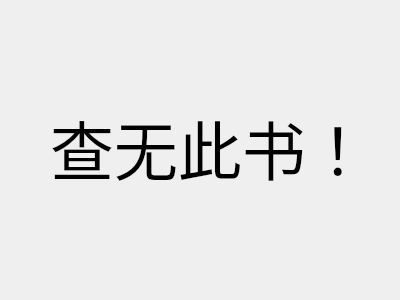
<?xml version="1.0" encoding="UTF-8"?>
<ui version="4.0">
 <class>wrong3</class>
 <widget class="QWidget" name="wrong3">
  <property name="geometry">
   <rect>
    <x>0</x>
    <y>0</y>
    <width>400</width>
    <height>300</height>
   </rect>
  </property>
  <property name="windowTitle">
   <string>wrong3</string>
  </property>
  <widget class="QLabel" name="label">
   <property name="geometry">
    <rect>
     <x>50</x>
     <y>100</y>
     <width>651</width>
     <height>91</height>
    </rect>
   </property>
   <property name="font">
    <font>
     <family>微软雅黑</family>
     <pointsize>36</pointsize>
    </font>
   </property>
   <property name="text">
    <string>&lt;html&gt;&lt;head/&gt;&lt;body&gt;&lt;p&gt;&lt;span style=&quot; font-size:48pt;&quot;&gt;查无此书！&lt;/span&gt;&lt;/p&gt;&lt;/body&gt;&lt;/html&gt;</string>
   </property>
  </widget>
 </widget>
 <layoutdefault spacing="6" margin="11"/>
 <resources/>
 <connections/>
</ui>
